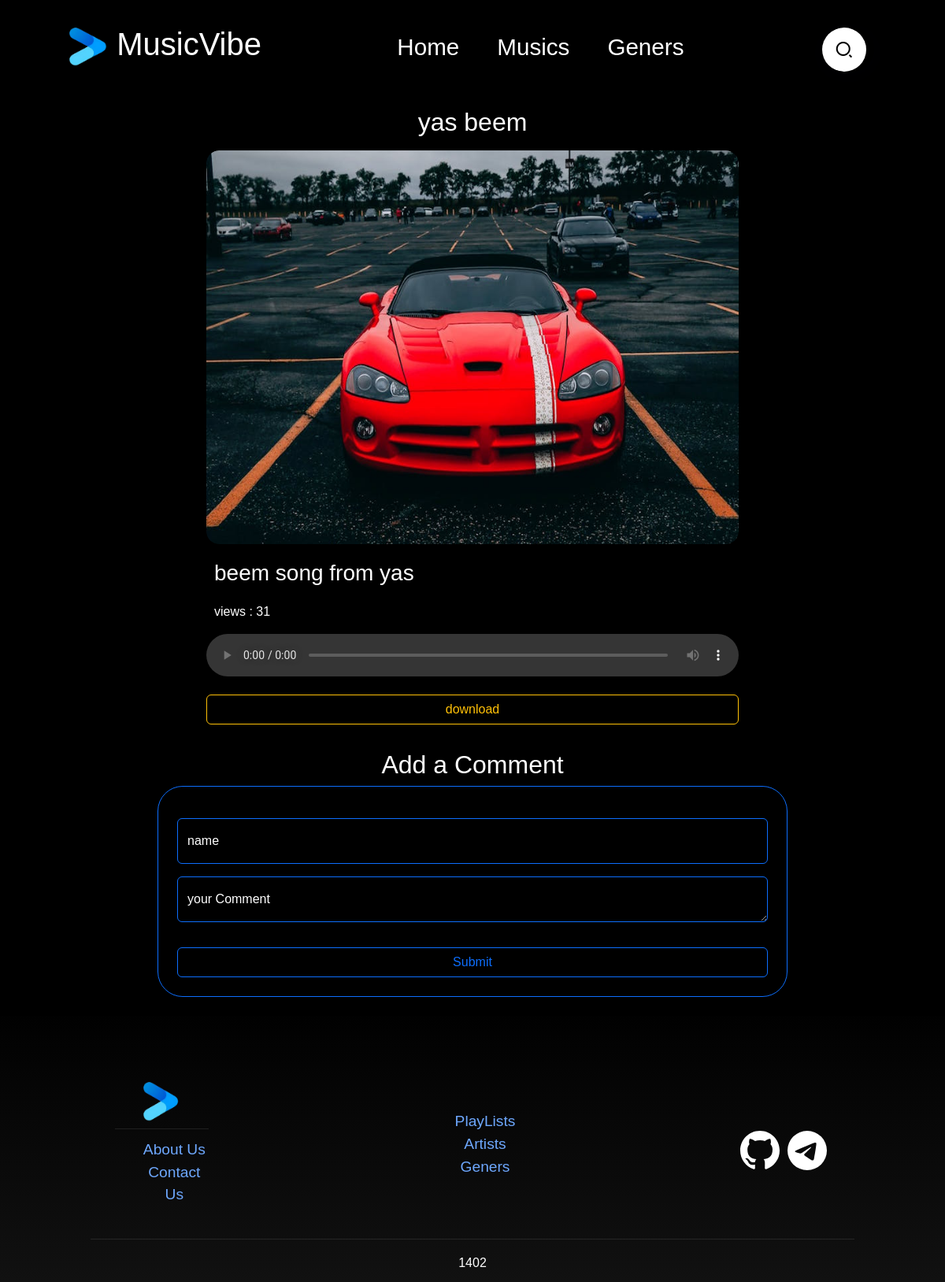
/all/3/, run on the app's committed database.
### musics/models.py (models this page shows, shortened)
class Music_Class(models.Model):
    audio_file = models.FileField(upload_to='audio/')
    image = models.ImageField(upload_to='images/')
    title = models.CharField(max_length=200)
    full_description = models.TextField()
    artist = models.ForeignKey(User, on_delete=models.CASCADE, null=True)
    genres = TaggableManager()
    viewer = models.IntegerField(default=0,null=True,blank=True)

### all/views.py (the view)
# urls.py: path('<int:blog_id>/', views.det_view, name="det"),
def det_view(request, blog_id):
    data = get_object_or_404(Music_Class, id=blog_id)
    data.viewer = data.viewer + 1
    data.save()
    if request.method == 'POST':
        form = CommentForm(request.POST)
        if form.is_valid():
            new_comment = form.save(commit=False)
            new_comment.article = data
            new_comment.save()
            return redirect('detail', blog_id=blog_id)  # Redirect to the same article page
    else:
        form = CommentForm()
    context = {
        "postsindb": data,
        "form": form,
    }
    return render(request, 'all/det_view.html', context=context)

### musics/forms.py
class CommentForm(forms.ModelForm):
    class Meta:
        model = Comment
        fields = ("writer", "comment_text")

### templates/all/det_view.html (shortened to what this page needs)
{% extends "base.html" %}
{% block content %}
        <div class="container col-11 col-md-7 mx-auto">
            <h2 class="text-center mb-3">{{ postsindb.title }}</h2>
            <div class="rounded-4 overflow-hidden text-center w-auto" style="height: 500px;">
                <img src="{{ postsindb.image.url }}" alt="Image" class="rounded-4 w-100 img-fluid object-fit-cover h-100">
            </div>
            <p class="fs-3 mt-3">{{ postsindb.full_description }}</p>
            <p>views : {{postsindb.viewer}}</p>
            <audio controls class="w-100" >
                <source src="{{ postsindb.audio_file.url }}" type="audio/mpeg">
            </audio>
            <a href="{{ postsindb.audio_file.url }}" class="btn btn-outline-warning w-100 my-3">download</a>
        </div>
        <h2 class="text-center mt-3 mb-2">Add a Comment</h2>
    <form method="post" class="border border-primary col-11 col-md-8 rounded-5 p-4 mx-auto mb-4">
        <div class="form-floating my-3">
            <input id="writer" name="writer" type="text" class="w-100 form-control border-primary" style="outline: none; background-color: black;" placeholder="enter your name">
            <label for="writer">name</label>
        </div>
        <div class="form-floating my-3">
            <textarea id="Comment" name="comment_text" class="w-100 form-control border-primary" style="outline: none; background-color: black;" placeholder="enter you comment"></textarea>
            <label for="Comment">your Comment</label>
        </div>
        <button type="submit" class="btn btn-outline-primary w-100 mt-3">Submit</button>
    </form>
{% endblock content %}

### static/css/basestyle.css (style rules this page uses)
* { color: #ffffff; font-family: sans-serif; box-sizing: border-box; scroll-behavior: smooth; transition: 0.5s; }
body { font-size: 1rem; margin: 0px; background-color: black; }
a { text-decoration: none; }
p , h2, h3, h4, h5, h6 { margin-left: 10px; padding-right: 10px; }

### static/css/style.css (style rules this page uses)
:root { --first-color: hsl(50, 88%, 47%); --dark-color: hsl(0, 0%, 24%); --title-color: hsl(0, 0%, 13%); --text-color-light: hsl(0, 0%, 0%); --white-color: #000000; --body-color: hsl(0, 0%, 0%); --body-font: "Poppins", sans-serif; --small-font-size: 0.813rem; }
@media screen and (min-width: 968px) { :root { --small-font-size: 0.875rem; } }
* { box-sizing: border-box; padding: 0; margin: 0; }
body { background-color: var(--body-color); }

### static/css/feature.css (style rules this page uses)
body { background-color: black; }

### data on the page
Music_Class: title "yas beem", image (picture), full_description "beem song from yas", viewer "31"
